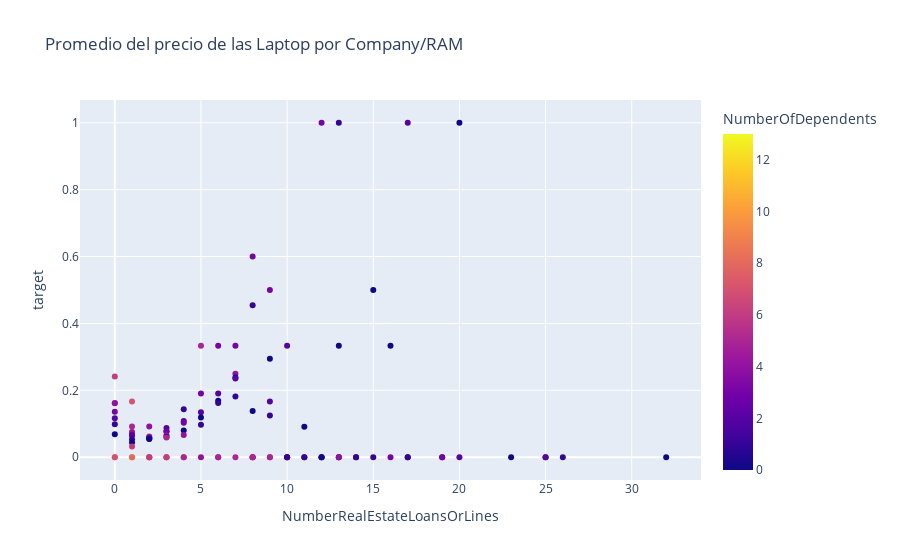

The code cell stored with this chart in its notebook:
### Code cell
temp = df.groupby(['NumberRealEstateLoansOrLines','NumberOfDependents']).mean().reset_index().sort_values(by='target',ascending=False)
px.scatter(data_frame = temp, x = 'NumberRealEstateLoansOrLines', y = 'target',color = 'NumberOfDependents',title = 'Promedio del precio de las Laptop por Company/RAM')

### Figure 1 — Plotly figure (JSON) as saved in the notebook; plotly's stock layout.template omitted (floating-point values rounded to 4 significant figures)
{"data": [{"hovertemplate": "NumberRealEstateLoansOrLines=%{x}<br>target=%{y}<br>NumberOfDependents=%{marker.color}<extra></extra>", "legendgroup": "", "marker": {"color": [0, 2, 3, 1, 3, 3, 0, 1, 0, 5, 3, 2, 3, 0, 0, 4, 6, 0, 2, 3, 2, 1, 0, 2, 7, 5, 1, 4, 1, 0, 3, 2, 1, 0, 2, 2, 3, 1, 1, 5, 4, 0, 2, 0, 1, 3, 4, 0, 3, 4, 2, 4, 5, 0, 3, 5, 2, 1, 0, 1, 0, 6, 2, 3, 4, 0, 1, 1, 6, 3, 1, 0, 1, 8, 0, 3, 7, 2, 0, 1, 2, 1, 2, 3, 0, 2, 4, 8, 7, 6, 4, 5, 9, 8, 7, 5, 6, 2, 4, 5, 13, 4, 5, 0, 1, 9, 5, 8, 1, 0], "coloraxis": "coloraxis", "symbol": "circle"}, "mode": "markers", "name": "", "orientation": "v", "showlegend": false, "type": "scatter", "x": [20, 17, 12, 13, 8, 9, 15, 8, 13, 5, 7, 10, 6, 16, 9, 7, 0, 7, 7, 5, 6, 7, 6, 9, 1, 0, 6, 0, 4, 8, 0, 5, 9, 5, 0, 4, 4, 0, 5, 1, 2, 11, 3, 4, 3, 3, 1, 0, 1, 4, 1, 3, 2, 3, 2, 3, 2, 2, 2, 1, 1, 1, 13, 13, 13, 14, 14, 15, 4, 16, 12, 17, 17, 0, 19, 19, 0, 20, 23, 25, 25, 26, 12, 10, 12, 11, 5, 3, 3, 3, 6, 6, 2, 2, 2, 7, 2, 8, 8, 8, 1, 9, 9, 10, 10, 1, 4, 1, 11, 32], "xaxis": "x", "y": [1, 1, 1, 1, 0.6, 0.5, 0.5, 0.4545, 0.3333, 0.3333, 0.3333, 0.3333, 0.3333, 0.3333, 0.2941, 0.25, 0.2414, 0.2381, 0.2353, 0.1905, 0.1905, 0.1818, 0.1687, 0.1667, 0.1667, 0.1625, 0.1622, 0.1617, 0.1436, 0.1379, 0.136, 0.1346, 0.125, 0.1192, 0.1165, 0.1081, 0.1031, 0.09851, 0.09722, 0.0922, 0.09162, 0.09091, 0.08762, 0.08022, 0.07796, 0.07666, 0.07555, 0.06906, 0.06667, 0.06667, 0.06606, 0.06604, 0.06186, 0.06069, 0.05887, 0.05882, 0.057, 0.05517, 0.05428, 0.05382, 0.04397, 0.03226, 0, 0, 0, 0, 0, 0, 0, 0, 0, 0, 0, 0, 0, 0, 0, 0, 0, 0, 0, 0, 0, 0, 0, 0, 0, 0, 0, 0, 0, 0, 0, 0, 0, 0, 0, 0, 0, 0, 0, 0, 0, 0, 0, 0, 0, 0, 0, 0], "yaxis": "y"}], "layout": {"coloraxis": {"colorbar": {"title": {"text": "NumberOfDependents"}}, "colorscale": [[0, "#0d0887"], [0.1111, "#46039f"], [0.2222, "#7201a8"], [0.3333, "#9c179e"], [0.4444, "#bd3786"], [0.5556, "#d8576b"], [0.6667, "#ed7953"], [0.7778, "#fb9f3a"], [0.8889, "#fdca26"], [1, "#f0f921"]]}, "legend": {"tracegroupgap": 0}, "title": {"text": "Promedio del precio de las Laptop por Company/RAM"}, "xaxis": {"anchor": "y", "domain": [0, 1], "title": {"text": "NumberRealEstateLoansOrLines"}}, "yaxis": {"anchor": "x", "domain": [0, 1], "title": {"text": "target"}}}}
